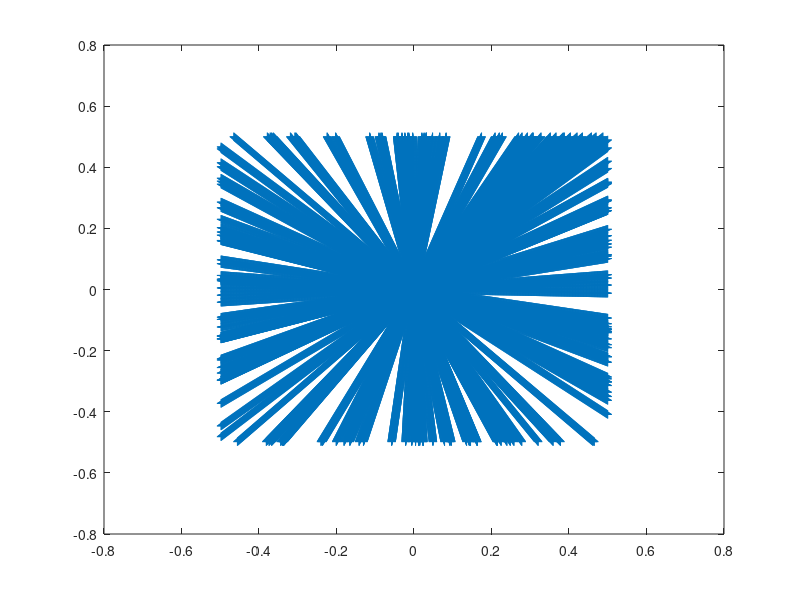

Source code (MATLAB): (Note: this script raises an error after producing the figure.)

load sampling_locations
%plot sampling locations
figure, plot(file(:,1),file(:,2),'+')


im=phantom;
[ vec_of_samples]=non_uniform_fessler_fft2c(im,file);

%{
first_leaf_values=kimage(:,1);
firstspiralkspace_locations=spiralkspace(1,1:448);
vec_of_samples = 0.5*firstspiralkspace_locations/max(max(firstspiralkspace_locations));
%}



fft_values=[file vec_of_samples];
[ reconstructed_image ] = non_uniform_fessler_ifft2c(fft_values,size(im,1));

figure, 
subplot(1,2,1)
imagesc(im)
subplot(1,2,2)
imagesc(abs(reconstructed_image))

%sampling locations
figure, plot(file(:,1),file(:,2),'.')